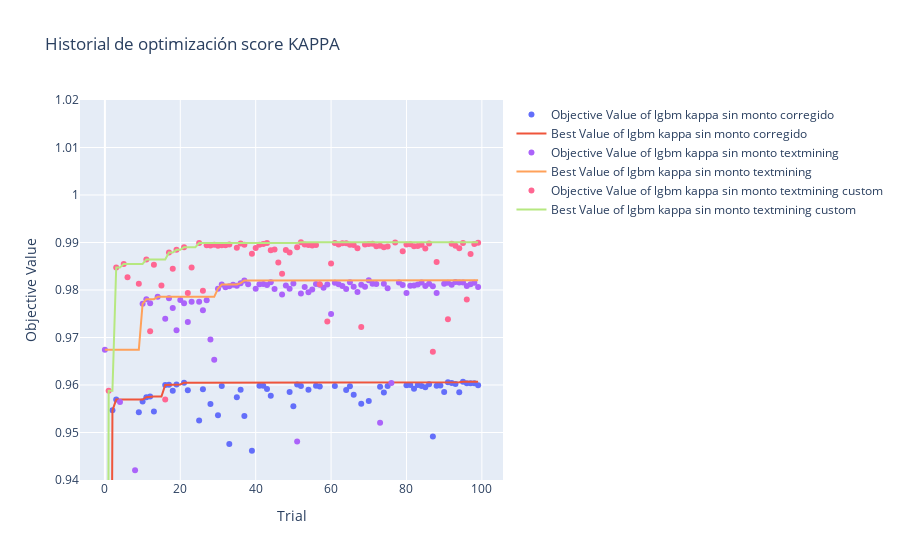

Source (notebook cell):
### Code cell
import optuna
import matplotlib.pyplot as plt
import seaborn as sns
import pandas as pd
# Ruta a la base de datos SQLite3 de Optuna
storage = "sqlite:///op-class2.sqlite3"

# Nombres de los estudios que deseas comparar
study_names = ["lgbm kappa sin monto corregido", 
               "lgbm kappa sin monto textmining",
               "lgbm kappa sin monto textmining custom"]

# Cargar los estudios
studies = [optuna.load_study(study_name=name, storage=storage) for name in study_names]

# Graficar la historia de optimización
fig = optuna.visualization.plot_optimization_history(studies)

# Personalizar el tamaño de los puntos
for trace in fig.data:
    trace.marker.size = 6  # Ajusta este valor para hacer los puntos más pequeños (o más grandes)
fig.update_yaxes( range=[0.94, 1.02])
# Cambiar el título del gráfico
fig.update_layout(title="Historial de optimización score KAPPA")
# Mostrar el gráfico personalizado
fig.show()
